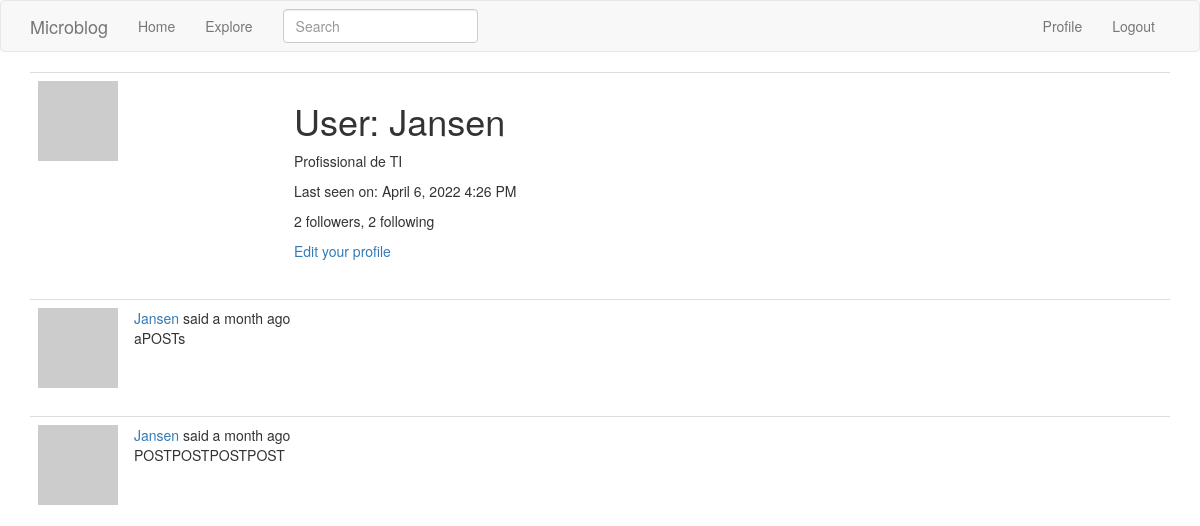
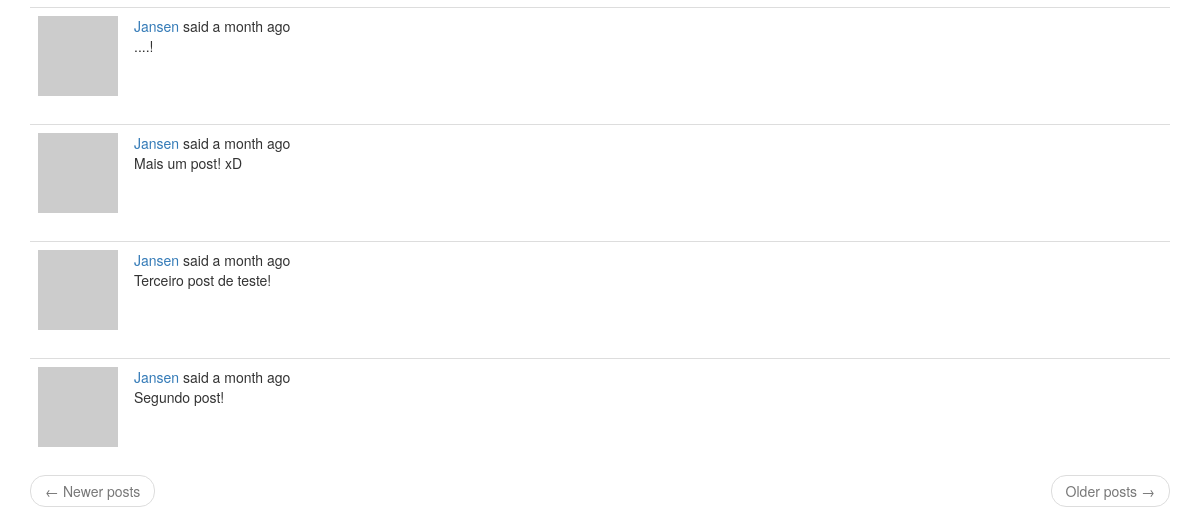
The app's page /user/Jansen (signed in), older data (2 pictures, top to bottom).
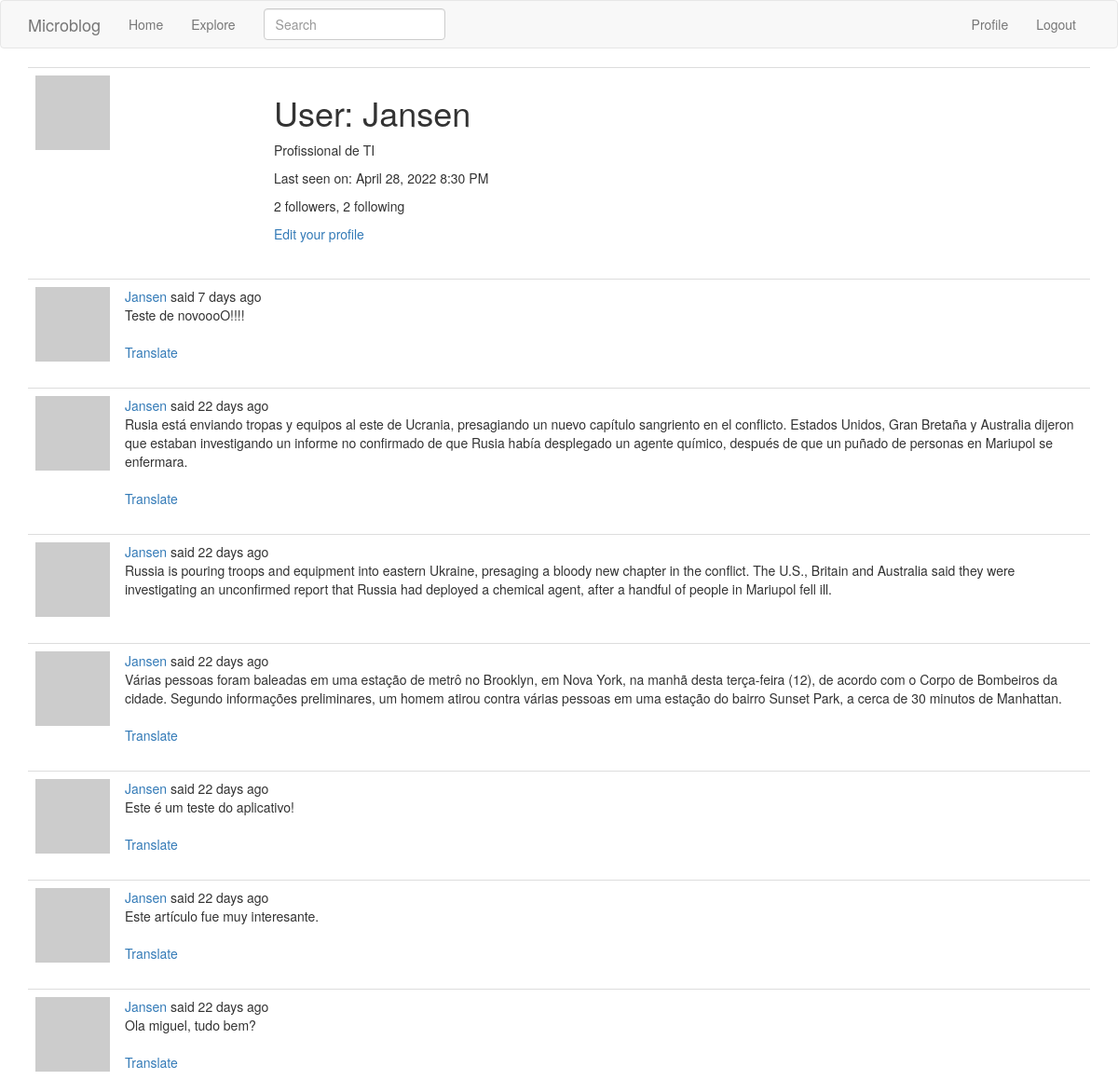
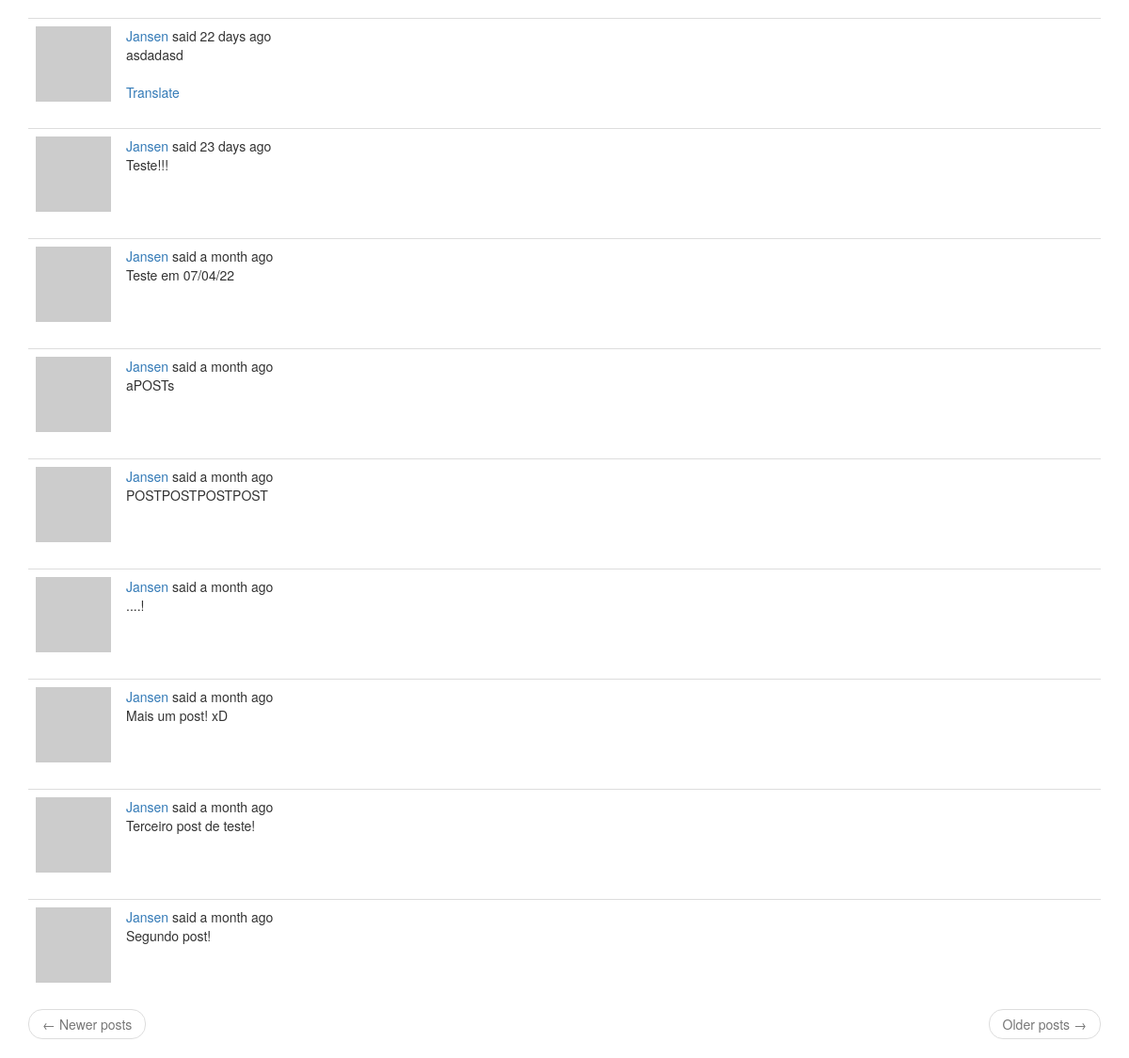
The same page, newer data (2 pictures, top to bottom).
### app/models.py (models this page shows, shortened)
class User(UserMixin, db.Model):
    id = db.Column(db.Integer, primary_key=True)
    username = db.Column(db.String(64), index=True, unique=True)
    email = db.Column(db.String(120), index=True, unique=True)
    password_hash = db.Column(db.String(128))
    posts = db.relationship('Post', backref='author', lazy='dynamic')
    about_me = db.Column(db.String(140))
    last_seen = db.Column(db.DateTime, default=datetime.utcnow)
    followed = db.relationship(
        'User', secondary=followers,
        primaryjoin=(followers.c.follower_id == id),
        secondaryjoin=(followers.c.followed_id == id),
        backref=db.backref('followers', lazy='dynamic'), lazy='dynamic')
    def avatar(self, size):
        digest = md5(self.email.lower().encode('utf-8')).hexdigest()
        return 'https://www.gravatar.com/avatar/{}?d=identicon&s={}'.format(
            digest, size)

class SearchableMixin(object):
    @classmethod
    def before_commit(cls, session):
        session._changes = {
            'add': list(session.new),
            'update': list(session.dirty),
            'delete': list(session.deleted)
        }
    @classmethod
    def after_commit(cls, session):
        for obj in session._changes['add']:
            if isinstance(obj, SearchableMixin):
                add_to_index(obj.__tablename__, obj)
        for obj in session._changes['update']:
            if isinstance(obj, SearchableMixin):
                add_to_index(obj.__tablename__, obj)
        for obj in session._changes['delete']:
            if isinstance(obj, SearchableMixin):
                remove_from_index(obj.__tablename__, obj)
        session._changes = None

class Post(SearchableMixin, db.Model):
    __searchable__ = ['body']
    id = db.Column(db.Integer, primary_key=True)
    body = db.Column(db.String(140))
    timestamp = db.Column(db.DateTime, index=True, default=datetime.utcnow)
    user_id = db.Column(db.Integer, db.ForeignKey('user.id'))
    language = db.Column(db.String(5))

### app/main/routes.py (the view)
@bp.route('/user/<username>')
@login_required
def user(username):
    user = User.query.filter_by(username=username).first_or_404()
    page = request.args.get('page', 1, type=int)
    posts = user.posts.order_by(Post.timestamp.desc()).paginate(
        page, current_app.config['POSTS_PER_PAGE'], False)
    next_url = url_for('main.user', username=user.username,
                       page=posts.next_num) if posts.has_next else None
    prev_url = url_for('main.user', username=user.username,
                       page=posts.prev_num) if posts.has_prev else None
    form = EmptyForm()
    return render_template('user.html', user=user, posts=posts.items,
                           next_url=next_url, prev_url=prev_url, form=form)

### app/main/forms.py
class SearchForm(FlaskForm):
    q = StringField(_l('Search'), validators=[DataRequired()])
    def __init__(self, *args, **kwargs):
        if 'formdata' not in kwargs:
            kwargs['formdata'] = request.args
        if 'meta' not in kwargs:
            kwargs['meta'] = {'csrf': False}
        super(SearchForm, self).__init__(*args, **kwargs)

class EmptyForm(FlaskForm):
    submit = SubmitField('Submit')

### app/main/routes.py (called while the page is built)
@bp.before_app_request
def before_request():
    if current_user.is_authenticated:
        current_user.last_seen = datetime.utcnow()
        db.session.commit()
        g.search_form = SearchForm()
    g.locale = str(get_locale())

### app/models.py (called while the page is built)
@login.user_loader
def load_user(id):
    return User.query.get(int(id))

### app/templates/user.html (shortened to what this page needs)
{% extends "base.html" %}
{% block app_content %}
    <table class="table table-hover">
        <tr>
            <td width="256px"><img src="{{ user.avatar(256) }}"></td>
            <td>
                <h1>{{ _('User') }}: {{ user.username }}</h1>
                {% if user.about_me %}<p>{{ user.about_me }}</p>{% endif %}
                {% if user.last_seen %}
                <p>{{ _('Last seen on') }}: {{ moment(user.last_seen).format('LLL') }}</p>
                {% endif %}
                <p>{{ _('%(count)d followers', count=user.followers.count()) }}, {{ _('%(count)d following', count=user.followed.count()) }}</p>
                {% if user == current_user %}
                <p><a href="{{ url_for('main.edit_profile') }}">{{ _('Edit your profile') }}</a></p>
                {% endif %}
            </td>
        </tr>
    </table>
    {% for post in posts %}
        {% include '_post.html' %}
    {% endfor %}
    <nav aria-label="...">
        <ul class="pager">
            <li class="previous{% if not prev_url %} disabled{% endif %}">
                <a href="{{ prev_url or '#' }}">
                    <span aria-hidden="true">&larr;</span> {{ _('Newer posts') }}
                </a>
            </li>
            <li class="next{% if not next_url %} disabled{% endif %}">
                <a href="{{ next_url or '#' }}">
                    {{ _('Older posts') }} <span aria-hidden="true">&rarr;</span>
                </a>
            </li>
        </ul>
    </nav>
{% endblock %}

### app/templates/_post.html (shortened to what this page needs)
    <table class="table table-hover">
        <tr>
            <td width="70px">
                <a href="{{ url_for('main.user', username=post.author.username) }}">
                    <img src="{{ post.author.avatar(70) }}" />
                </a>
            </td>
            <td>
                {{ _('%(username)s said %(when)s',
                    username=user_link, when=moment(post.timestamp).fromNow()) }}
                <br>
                <span id="post{{ post.id }}">{{ post.body }}</span>
                {% if post.language and post.language != g.locale %}
                <br><br>
                <span id="translation{{ post.id }}">
                    <a href="javascript:translate(
                                '#post{{ post.id }}',
                                '#translation{{ post.id }}',
                                '{{ post.language }}',
                                '{{ g.locale }}');">{{ _('Translate') }}</a>
                </span>
                {% endif %}
            </td>
        </tr>
    </table>

Row changes from the older to the newer data that the page shows:
changed User "Jansen": last_seen "April 6, 2022 4:26 PM" → "April 28, 2022 8:30 PM"
added Post: body "Teste de novoooO!!!!"
added Post: body "Rusia está enviando tropas y equipos al este de Ucrania, presagiando un nuevo capítulo sangriento en el conflicto. Estados Unidos, Gran Bretaña y Australia dijeron que estaban investigando un informe no confirmado de que Rusia había desplegado un agente químico, después de que un puñado de personas en Mariupol se enfermara."
added Post: body "Russia is pouring troops and equipment into eastern Ukraine, presaging a bloody new chapter in the conflict. The U.S., Britain and Australia said they were investigating an unconfirmed report that Russia had deployed a chemical agent, after a handful of people in Mariupol fell ill."
added Post: body "Várias pessoas foram baleadas em uma estação de metrô no Brooklyn, em Nova York, na manhã desta terça-feira (12), de acordo com o Corpo de Bombeiros da cidade. Segundo informações preliminares, um homem atirou contra várias pessoas em uma estação do bairro Sunset Park, a cerca de 30 minutos de Manhattan."
added Post: body "Este é um teste do aplicativo!"
added Post: body "Este artículo fue muy interesante."
added Post: body "Ola miguel, tudo bem?"
added Post: body "asdadasd"
added Post: body "Teste!!!"
added Post: body "Teste em 07/04/22"
